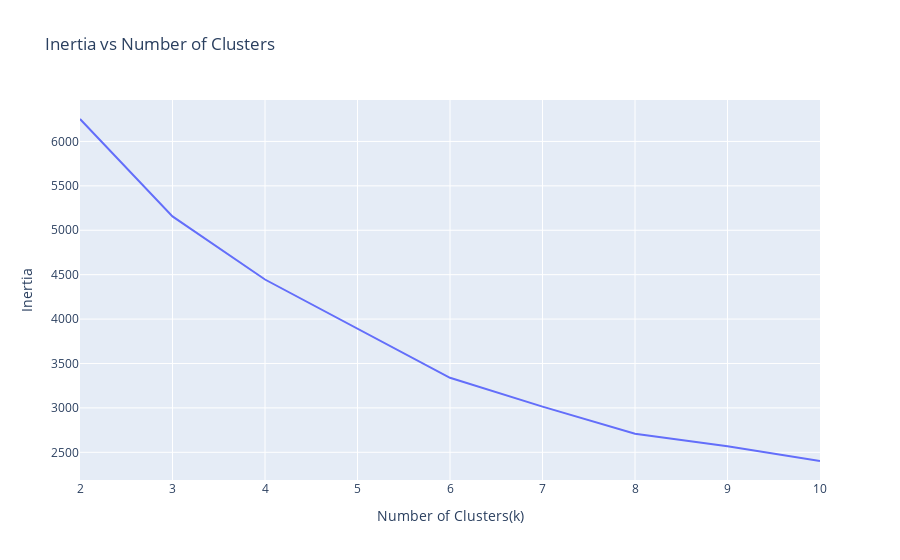

The notebook cell saved with this chart:
### Markdown cell above
### 2.2 Elbow method in determining the number of clusters

### Code cell
# Create line plot of `inertia_errors` vs `n_clusters`
fig = px.line(x=nclusters,y=inertia_errors,title='Inertia vs Number of Clusters')

fig.update_layout(xaxis_title='Number of Clusters(k)',yaxis_title='Inertia')
fig.show()

### Figure 1 — Plotly figure (JSON) as saved in the notebook; plotly's stock layout.template omitted (floating-point values rounded to 4 significant figures)
{"data": [{"hovertemplate": "x=%{x}<br>y=%{y}<extra></extra>", "legendgroup": "", "line": {"color": "#636efa", "dash": "solid"}, "marker": {"symbol": "circle"}, "mode": "lines", "name": "", "orientation": "v", "showlegend": false, "type": "scatter", "x": [2, 3, 4, 5, 6, 7, 8, 9, 10], "xaxis": "x", "y": [6253.0, 5156.0, 4446.0, 3894.0, 3339.0, 3015.0, 2709.0, 2568.0, 2402.0], "yaxis": "y"}], "layout": {"autosize": true, "legend": {"tracegroupgap": 0}, "title": {"text": "Inertia vs Number of Clusters"}, "xaxis": {"anchor": "y", "autorange": true, "domain": [0, 1], "range": [2, 10], "title": {"text": "Number of Clusters(k)"}, "type": "linear"}, "yaxis": {"anchor": "x", "autorange": true, "domain": [0, 1], "range": [2188.0, 6467.0], "title": {"text": "Inertia"}, "type": "linear"}}}
